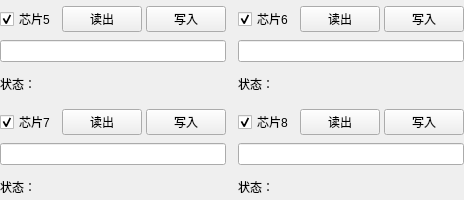
<?xml version="1.0" encoding="UTF-8"?>
<ui version="4.0">
 <class>SupplyReader</class>
 <widget class="QWidget" name="SupplyReader">
  <property name="geometry">
   <rect>
    <x>0</x>
    <y>0</y>
    <width>464</width>
    <height>200</height>
   </rect>
  </property>
  <property name="windowTitle">
   <string>SupplyReader</string>
  </property>
  <layout class="QGridLayout" name="gridLayout_2">
   <property name="leftMargin">
    <number>0</number>
   </property>
   <property name="topMargin">
    <number>6</number>
   </property>
   <property name="rightMargin">
    <number>0</number>
   </property>
   <property name="bottomMargin">
    <number>0</number>
   </property>
   <item row="0" column="0">
    <layout class="QVBoxLayout" name="verticalLayout">
     <property name="topMargin">
      <number>0</number>
     </property>
     <item>
      <layout class="QGridLayout" name="gridLayout">
       <property name="rightMargin">
        <number>0</number>
       </property>
       <property name="bottomMargin">
        <number>0</number>
       </property>
       <property name="spacing">
        <number>12</number>
       </property>
       <item row="0" column="1">
        <layout class="QVBoxLayout" name="verticalLayout_11">
         <property name="spacing">
          <number>8</number>
         </property>
         <item>
          <layout class="QHBoxLayout" name="horizontalLayout_18">
           <property name="spacing">
            <number>4</number>
           </property>
           <property name="bottomMargin">
            <number>0</number>
           </property>
           <item>
            <widget class="QCheckBox" name="CheckChip6">
             <property name="text">
              <string>芯片6</string>
             </property>
             <property name="checked">
              <bool>true</bool>
             </property>
            </widget>
           </item>
           <item>
            <spacer name="horizontalSpacer_10">
             <property name="orientation">
              <enum>Qt::Horizontal</enum>
             </property>
             <property name="sizeHint" stdset="0">
              <size>
               <width>40</width>
               <height>20</height>
              </size>
             </property>
            </spacer>
           </item>
           <item>
            <widget class="QPushButton" name="ReadChip6">
             <property name="text">
              <string>读出</string>
             </property>
            </widget>
           </item>
           <item>
            <widget class="QPushButton" name="WriteChip6">
             <property name="text">
              <string>写入</string>
             </property>
            </widget>
           </item>
          </layout>
         </item>
         <item>
          <widget class="QLineEdit" name="Chip6SerialNo">
           <property name="maxLength">
            <number>32</number>
           </property>
           <property name="placeholderText">
            <string/>
           </property>
          </widget>
         </item>
         <item>
          <layout class="QHBoxLayout" name="horizontalLayout_6" stretch="0,0,0">
           <property name="spacing">
            <number>4</number>
           </property>
           <property name="leftMargin">
            <number>0</number>
           </property>
           <property name="topMargin">
            <number>0</number>
           </property>
           <item>
            <widget class="QLabel" name="label_15">
             <property name="text">
              <string>状态：</string>
             </property>
            </widget>
           </item>
           <item>
            <widget class="QLabel" name="booth6state">
             <property name="text">
              <string/>
             </property>
            </widget>
           </item>
           <item>
            <spacer name="horizontalSpacer_2">
             <property name="orientation">
              <enum>Qt::Horizontal</enum>
             </property>
             <property name="sizeHint" stdset="0">
              <size>
               <width>40</width>
               <height>20</height>
              </size>
             </property>
            </spacer>
           </item>
          </layout>
         </item>
        </layout>
       </item>
       <item row="0" column="0">
        <layout class="QVBoxLayout" name="verticalLayout_7">
         <property name="spacing">
          <number>8</number>
         </property>
         <property name="rightMargin">
          <number>0</number>
         </property>
         <item>
          <layout class="QHBoxLayout" name="horizontalLayout_20">
           <property name="spacing">
            <number>4</number>
           </property>
           <property name="bottomMargin">
            <number>0</number>
           </property>
           <item>
            <widget class="QCheckBox" name="CheckChip5">
             <property name="text">
              <string>芯片5</string>
             </property>
             <property name="checked">
              <bool>true</bool>
             </property>
            </widget>
           </item>
           <item>
            <spacer name="horizontalSpacer_12">
             <property name="orientation">
              <enum>Qt::Horizontal</enum>
             </property>
             <property name="sizeHint" stdset="0">
              <size>
               <width>40</width>
               <height>20</height>
              </size>
             </property>
            </spacer>
           </item>
           <item>
            <widget class="QPushButton" name="ReadChip5">
             <property name="text">
              <string>读出</string>
             </property>
            </widget>
           </item>
           <item>
            <widget class="QPushButton" name="WriteChip5">
             <property name="text">
              <string>写入</string>
             </property>
            </widget>
           </item>
          </layout>
         </item>
         <item>
          <widget class="QLineEdit" name="Chip5SerialNo">
           <property name="maxLength">
            <number>32</number>
           </property>
           <property name="placeholderText">
            <string/>
           </property>
          </widget>
         </item>
         <item>
          <layout class="QHBoxLayout" name="horizontalLayout_5" stretch="0,0,0">
           <property name="spacing">
            <number>4</number>
           </property>
           <property name="leftMargin">
            <number>0</number>
           </property>
           <property name="topMargin">
            <number>0</number>
           </property>
           <item>
            <widget class="QLabel" name="label_14">
             <property name="text">
              <string>状态：</string>
             </property>
            </widget>
           </item>
           <item>
            <widget class="QLabel" name="booth5state">
             <property name="text">
              <string/>
             </property>
            </widget>
           </item>
           <item>
            <spacer name="horizontalSpacer">
             <property name="orientation">
              <enum>Qt::Horizontal</enum>
             </property>
             <property name="sizeHint" stdset="0">
              <size>
               <width>40</width>
               <height>20</height>
              </size>
             </property>
            </spacer>
           </item>
          </layout>
         </item>
        </layout>
       </item>
       <item row="1" column="0">
        <layout class="QVBoxLayout" name="verticalLayout_9">
         <property name="spacing">
          <number>8</number>
         </property>
         <property name="rightMargin">
          <number>0</number>
         </property>
         <item>
          <layout class="QHBoxLayout" name="horizontalLayout_21">
           <property name="spacing">
            <number>4</number>
           </property>
           <property name="bottomMargin">
            <number>0</number>
           </property>
           <item>
            <widget class="QCheckBox" name="CheckChip7">
             <property name="text">
              <string>芯片7</string>
             </property>
             <property name="checked">
              <bool>true</bool>
             </property>
            </widget>
           </item>
           <item>
            <spacer name="horizontalSpacer_13">
             <property name="orientation">
              <enum>Qt::Horizontal</enum>
             </property>
             <property name="sizeHint" stdset="0">
              <size>
               <width>40</width>
               <height>20</height>
              </size>
             </property>
            </spacer>
           </item>
           <item>
            <widget class="QPushButton" name="ReadChip7">
             <property name="text">
              <string>读出</string>
             </property>
            </widget>
           </item>
           <item>
            <widget class="QPushButton" name="WriteChip7">
             <property name="text">
              <string>写入</string>
             </property>
            </widget>
           </item>
          </layout>
         </item>
         <item>
          <widget class="QLineEdit" name="Chip7SerialNo">
           <property name="maxLength">
            <number>32</number>
           </property>
           <property name="placeholderText">
            <string/>
           </property>
          </widget>
         </item>
         <item>
          <layout class="QHBoxLayout" name="horizontalLayout_7" stretch="0,0,0">
           <property name="spacing">
            <number>4</number>
           </property>
           <property name="leftMargin">
            <number>0</number>
           </property>
           <property name="topMargin">
            <number>0</number>
           </property>
           <item>
            <widget class="QLabel" name="label_16">
             <property name="text">
              <string>状态：</string>
             </property>
            </widget>
           </item>
           <item>
            <widget class="QLabel" name="booth7state">
             <property name="text">
              <string/>
             </property>
            </widget>
           </item>
           <item>
            <spacer name="horizontalSpacer_3">
             <property name="orientation">
              <enum>Qt::Horizontal</enum>
             </property>
             <property name="sizeHint" stdset="0">
              <size>
               <width>40</width>
               <height>20</height>
              </size>
             </property>
            </spacer>
           </item>
          </layout>
         </item>
        </layout>
       </item>
       <item row="1" column="1">
        <layout class="QVBoxLayout" name="verticalLayout_14">
         <property name="spacing">
          <number>8</number>
         </property>
         <item>
          <layout class="QHBoxLayout" name="horizontalLayout_19">
           <property name="spacing">
            <number>4</number>
           </property>
           <property name="bottomMargin">
            <number>0</number>
           </property>
           <item>
            <widget class="QCheckBox" name="CheckChip8">
             <property name="text">
              <string>芯片8</string>
             </property>
             <property name="checked">
              <bool>true</bool>
             </property>
            </widget>
           </item>
           <item>
            <spacer name="horizontalSpacer_11">
             <property name="orientation">
              <enum>Qt::Horizontal</enum>
             </property>
             <property name="sizeHint" stdset="0">
              <size>
               <width>40</width>
               <height>20</height>
              </size>
             </property>
            </spacer>
           </item>
           <item>
            <widget class="QPushButton" name="ReadChip8">
             <property name="text">
              <string>读出</string>
             </property>
            </widget>
           </item>
           <item>
            <widget class="QPushButton" name="WriteChip8">
             <property name="text">
              <string>写入</string>
             </property>
            </widget>
           </item>
          </layout>
         </item>
         <item>
          <widget class="QLineEdit" name="Chip8SerialNo">
           <property name="maxLength">
            <number>32</number>
           </property>
           <property name="placeholderText">
            <string/>
           </property>
          </widget>
         </item>
         <item>
          <layout class="QHBoxLayout" name="horizontalLayout_9" stretch="0,0,0">
           <property name="spacing">
            <number>4</number>
           </property>
           <property name="leftMargin">
            <number>0</number>
           </property>
           <property name="topMargin">
            <number>0</number>
           </property>
           <item>
            <widget class="QLabel" name="label_17">
             <property name="text">
              <string>状态：</string>
             </property>
            </widget>
           </item>
           <item>
            <widget class="QLabel" name="booth8state">
             <property name="text">
              <string/>
             </property>
            </widget>
           </item>
           <item>
            <spacer name="horizontalSpacer_4">
             <property name="orientation">
              <enum>Qt::Horizontal</enum>
             </property>
             <property name="sizeHint" stdset="0">
              <size>
               <width>40</width>
               <height>20</height>
              </size>
             </property>
            </spacer>
           </item>
          </layout>
         </item>
        </layout>
       </item>
      </layout>
     </item>
    </layout>
   </item>
  </layout>
 </widget>
 <resources/>
 <connections/>
</ui>
